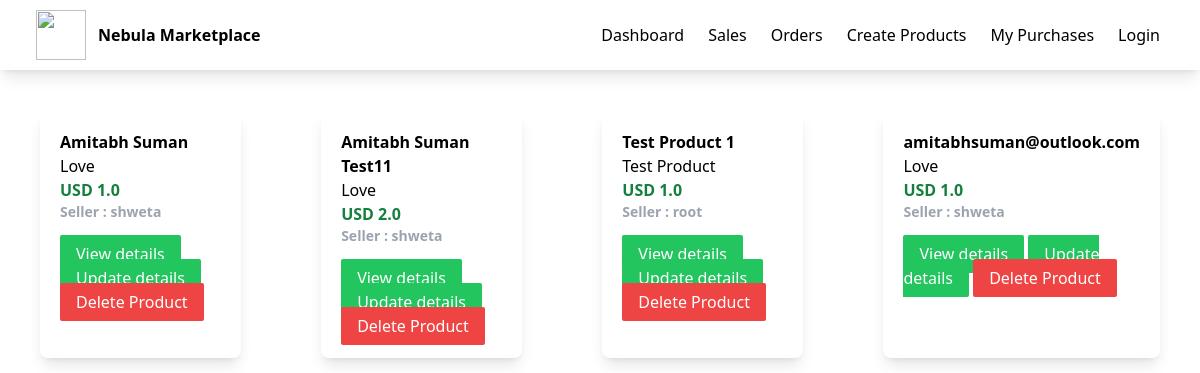
The page /myapp/product_list/ on the database its author committed.
### myapp/models.py (models this page shows, shortened)
class Product(models.Model):
    seller = models.ForeignKey(User, on_delete=models.CASCADE)
    name = models.CharField(max_length=100)
    description = models.CharField(max_length=100)
    price = models.FloatField()
    file = models.FileField(upload_to='uploads')
    total_sales_amount = models.IntegerField(default=0)
    total_sales = models.IntegerField(default=0)

### myapp/views.py (the view)
# urls.py: path("product_list/", ProductListView.as_view(), name='product_list'),
class ProductListView(ListView):
    model = Product
    queryset = Product.objects.order_by("name")
    context_object_name = "products"
    paginate_by = 4
    def get_queryset(self) -> QuerySet[Product]:
        query = self.request.GET.get('item_description')
        queryset = super().get_queryset()
        if query:
            queryset = queryset.filter(Q(description__icontains=query))
        return queryset
    def get_context_data(self, **kwargs: Any) -> Dict[str, Any]:
        context = super().get_context_data(**kwargs)
        paginator = Paginator(context['object_list'], self.paginate_by)
        page = self.request.GET.get("page")
        products = paginator.get_page(page)
        context["product_list"] = products
        return context

### myapp/templates/myapp/product_list.html (shortened to what this page needs)
{% extends 'myapp/base.html' %}
{% block content %}
<div class="product-container flex">
    {% for p in products %}
        <div class="product shadow-lg w-1/4 rounded-lg m-10">
            <div class="p-5">
                <div class="font-bold">
                    {{ p.name }}
                </div>
                <div>
                    {{ p.description }}
                </div>
                <div class="text-green-700 font-bold">
                USD {{ p.price }}
                </div>
                <div class="text-gray-400 font-bold text-sm">
                    Seller : {{ p.seller }}
                    </div>
                <div class="mt-5">
                    <a class="bg-green-500 text-white px-4 py-2 rounded-sm" href="{% url 'myapp:product_detail' p.id %}">View details</a>
                    <a class="bg-green-500 text-white px-4 py-2 rounded-sm" href="{% url 'myapp:product_update' p.id %}">Update details</a>
                    <a class="bg-red-500 text-white px-4 py-2 rounded-sm" href="{% url 'myapp:delete_product' p.id %}">Delete Product</a>
                </div>
            </div>
        </div>
    {% endfor %}
</div>
{% endblock content %}

### rows shown on the page
Product: name "Amitabh Suman", description "Love", price "1.0", seller "shweta"
Product: name "Amitabh Suman Test11", description "Love", price "2.0", seller "shweta"
Product: name "Test Product 1", description "Test Product", price "1.0", seller "root"
Product: name "amitabhsuman@outlook.com", description "Love", price "1.0", seller "shweta"
